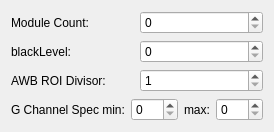
     <widget class="QWidget" name="page_19">
      <layout class="QVBoxLayout" name="verticalLayout_20">
       <item>
        <layout class="QHBoxLayout" name="horizontalLayout_68">
         <item>
          <widget class="QLabel" name="label_61">
           <property name="text">
            <string>Module Count:</string>
           </property>
          </widget>
         </item>
         <item>
          <widget class="QSpinBox" name="modulecountspinBox">
           <property name="maximum">
            <number>1000</number>
           </property>
          </widget>
         </item>
        </layout>
       </item>
       <item>
        <layout class="QHBoxLayout" name="horizontalLayout_66">
         <item>
          <widget class="QLabel" name="label_59">
           <property name="text">
            <string>blackLevel:</string>
           </property>
          </widget>
         </item>
         <item>
          <widget class="QSpinBox" name="blacklevelspinBox">
           <property name="maximum">
            <number>1000</number>
           </property>
          </widget>
         </item>
        </layout>
       </item>
       <item>
        <layout class="QHBoxLayout" name="horizontalLayout_67">
         <item>
          <widget class="QLabel" name="label_60">
           <property name="text">
            <string>AWB ROI Divisor:</string>
           </property>
          </widget>
         </item>
         <item>
          <widget class="QSpinBox" name="roidivisorspinBox">
           <property name="minimum">
            <number>1</number>
           </property>
           <property name="maximum">
            <number>100</number>
           </property>
          </widget>
         </item>
        </layout>
       </item>
       <item>
        <layout class="QHBoxLayout" name="horizontalLayout_118">
         <item>
          <widget class="QLabel" name="label_107">
           <property name="text">
            <string>G Channel Spec min:</string>
           </property>
          </widget>
         </item>
         <item>
          <widget class="QSpinBox" name="GspecminspinBox">
           <property name="maximum">
            <number>255</number>
           </property>
          </widget>
         </item>
         <item>
          <widget class="QLabel" name="label_108">
           <property name="text">
            <string>max:</string>
           </property>
          </widget>
         </item>
         <item>
          <widget class="QSpinBox" name="GspecmaxspinBox">
           <property name="maximum">
            <number>255</number>
           </property>
          </widget>
         </item>
        </layout>
       </item>
      </layout>
     </widget>
